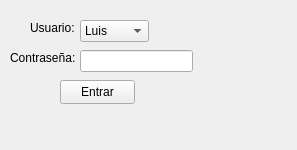
<?xml version="1.0" encoding="UTF-8"?>
<ui version="4.0">
 <class>MainWindow</class>
 <widget class="QMainWindow" name="MainWindow">
  <property name="geometry">
   <rect>
    <x>0</x>
    <y>0</y>
    <width>297</width>
    <height>150</height>
   </rect>
  </property>
  <property name="windowTitle">
   <string>Login</string>
  </property>
  <widget class="QWidget" name="centralwidget">
   <widget class="QLabel" name="label">
    <property name="geometry">
     <rect>
      <x>30</x>
      <y>20</y>
      <width>49</width>
      <height>16</height>
     </rect>
    </property>
    <property name="text">
     <string>Usuario:</string>
    </property>
   </widget>
   <widget class="QLabel" name="label_2">
    <property name="geometry">
     <rect>
      <x>10</x>
      <y>50</y>
      <width>71</width>
      <height>16</height>
     </rect>
    </property>
    <property name="text">
     <string>Contraseña:</string>
    </property>
   </widget>
   <widget class="QComboBox" name="comboBox">
    <property name="geometry">
     <rect>
      <x>80</x>
      <y>20</y>
      <width>69</width>
      <height>22</height>
     </rect>
    </property>
    <item>
     <property name="text">
      <string>Luis</string>
     </property>
    </item>
    <item>
     <property name="text">
      <string>Marta</string>
     </property>
    </item>
    <item>
     <property name="text">
      <string>María</string>
     </property>
    </item>
    <item>
     <property name="text">
      <string>Selene</string>
     </property>
    </item>
    <item>
     <property name="text">
      <string>Lara</string>
     </property>
    </item>
    <item>
     <property name="text">
      <string>Manuel</string>
     </property>
    </item>
   </widget>
   <widget class="QLineEdit" name="lineEdit">
    <property name="geometry">
     <rect>
      <x>80</x>
      <y>50</y>
      <width>113</width>
      <height>22</height>
     </rect>
    </property>
    <property name="echoMode">
     <enum>QLineEdit::Password</enum>
    </property>
   </widget>
   <widget class="QPushButton" name="btnEntrar">
    <property name="geometry">
     <rect>
      <x>60</x>
      <y>80</y>
      <width>75</width>
      <height>24</height>
     </rect>
    </property>
    <property name="text">
     <string>Entrar</string>
    </property>
   </widget>
  </widget>
 </widget>
 <resources/>
 <connections>
  <connection>
   <sender>btnEntrar</sender>
   <signal>clicked()</signal>
   <receiver>MainWindow</receiver>
   <slot>abrirPrincipal()</slot>
   <hints>
    <hint type="sourcelabel">
     <x>111</x>
     <y>92</y>
    </hint>
    <hint type="destinationlabel">
     <x>202</x>
     <y>93</y>
    </hint>
   </hints>
  </connection>
 </connections>
 <slots>
  <slot>abrirPrincipal()</slot>
 </slots>
</ui>
